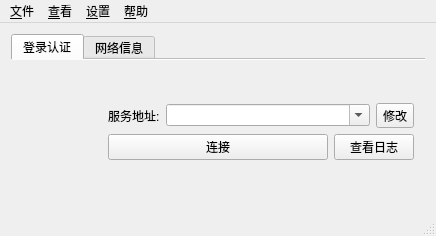
<?xml version="1.0" encoding="UTF-8"?>
<ui version="4.0">
 <class>MainWindow</class>
 <widget class="QMainWindow" name="MainWindow">
  <property name="windowModality">
   <enum>Qt::NonModal</enum>
  </property>
  <property name="geometry">
   <rect>
    <x>0</x>
    <y>0</y>
    <width>436</width>
    <height>236</height>
   </rect>
  </property>
  <property name="sizePolicy">
   <sizepolicy hsizetype="Preferred" vsizetype="Preferred">
    <horstretch>0</horstretch>
    <verstretch>0</verstretch>
   </sizepolicy>
  </property>
  <property name="minimumSize">
   <size>
    <width>436</width>
    <height>236</height>
   </size>
  </property>
  <property name="maximumSize">
   <size>
    <width>436</width>
    <height>236</height>
   </size>
  </property>
  <property name="windowIcon">
   <iconset resource="../openconnect-gui.qrc">
    <normaloff>:/Resources/mono_lock.png</normaloff>:/Resources/mono_lock.png</iconset>
  </property>
  <property name="autoFillBackground">
   <bool>false</bool>
  </property>
  <widget class="QWidget" name="centralWidget">
   <property name="sizePolicy">
    <sizepolicy hsizetype="MinimumExpanding" vsizetype="MinimumExpanding">
     <horstretch>0</horstretch>
     <verstretch>0</verstretch>
    </sizepolicy>
   </property>
   <layout class="QHBoxLayout" name="horizontalLayout">
    <item>
     <widget class="QTabWidget" name="tabWidget">
      <property name="autoFillBackground">
       <bool>false</bool>
      </property>
      <property name="tabPosition">
       <enum>QTabWidget::North</enum>
      </property>
      <property name="tabShape">
       <enum>QTabWidget::Rounded</enum>
      </property>
      <property name="currentIndex">
       <number>0</number>
      </property>
      <property name="documentMode">
       <bool>true</bool>
      </property>
      <property name="tabsClosable">
       <bool>false</bool>
      </property>
      <property name="movable">
       <bool>false</bool>
      </property>
      <widget class="QWidget" name="tabWidget_main">
       <property name="accessibleName">
        <string/>
       </property>
       <attribute name="title">
        <string>登录认证</string>
       </attribute>
       <layout class="QGridLayout" name="gridLayout_2">
        <item row="0" column="0">
         <layout class="QHBoxLayout" name="horizontalLayout_4" stretch="1,3">
          <item>
           <layout class="QVBoxLayout" name="verticalLayout_2">
            <property name="spacing">
             <number>0</number>
            </property>
            <item>
             <widget class="QLabel" name="iconLabel">
              <property name="maximumSize">
               <size>
                <width>80</width>
                <height>80</height>
               </size>
              </property>
              <property name="scaledContents">
               <bool>true</bool>
              </property>
             </widget>
            </item>
           </layout>
          </item>
          <item>
           <layout class="QVBoxLayout" name="verticalLayout">
            <item>
             <layout class="QHBoxLayout" name="horizontalLayout_Profiles" stretch="0,4,0">
              <item>
               <widget class="QLabel" name="serverLabel">
                <property name="text">
                 <string>服务地址:</string>
                </property>
               </widget>
              </item>
              <item>
               <widget class="QComboBox" name="serverList">
                <property name="editable">
                 <bool>true</bool>
                </property>
               </widget>
              </item>
              <item>
               <widget class="QToolButton" name="serverListControl">
                <property name="whatsThis">
                 <string>修改</string>
                </property>
                <property name="text">
                 <string>修改</string>
                </property>
                <property name="icon">
                 <iconset resource="../openconnect-gui.qrc">
                  <normaloff>:/images/profiles.png</normaloff>:/images/profiles.png</iconset>
                </property>
                <property name="popupMode">
                 <enum>QToolButton::InstantPopup</enum>
                </property>
               </widget>
              </item>
             </layout>
            </item>
            <item>
             <layout class="QHBoxLayout" name="horizontalLayout_Buttons" stretch="4,0">
              <item>
               <widget class="QPushButton" name="connectionButton">
                <property name="text">
                 <string>连接</string>
                </property>
                <property name="icon">
                 <iconset resource="../openconnect-gui.qrc">
                  <normaloff>:/images/network-wired.png</normaloff>:/images/network-wired.png</iconset>
                </property>
               </widget>
              </item>
              <item>
               <widget class="QPushButton" name="viewLogButton">
                <property name="text">
                 <string>查看日志</string>
                </property>
                <property name="icon">
                 <iconset resource="../openconnect-gui.qrc">
                  <normaloff>:/images/edit-find.png</normaloff>:/images/edit-find.png</iconset>
                </property>
               </widget>
              </item>
             </layout>
            </item>
           </layout>
          </item>
         </layout>
        </item>
       </layout>
      </widget>
      <widget class="QWidget" name="tabWidget_vpnInfo">
       <attribute name="title">
        <string>网络信息</string>
       </attribute>
       <layout class="QVBoxLayout" name="verticalLayout_3">
        <item>
         <layout class="QFormLayout" name="formLayout">
          <property name="fieldGrowthPolicy">
           <enum>QFormLayout::ExpandingFieldsGrow</enum>
          </property>
          <property name="formAlignment">
           <set>Qt::AlignJustify|Qt::AlignTop</set>
          </property>
          <item row="0" column="0">
           <widget class="QLabel" name="ipV4LabelText">
            <property name="text">
             <string>IPv4:</string>
            </property>
           </widget>
          </item>
          <item row="0" column="1">
           <widget class="QLabel" name="ipV4Label">
            <property name="alignment">
             <set>Qt::AlignLeading|Qt::AlignLeft|Qt::AlignVCenter</set>
            </property>
            <property name="textInteractionFlags">
             <set>Qt::LinksAccessibleByMouse|Qt::TextSelectableByMouse</set>
            </property>
           </widget>
          </item>
          <item row="1" column="0">
           <widget class="QLabel" name="ipV6LabelText">
            <property name="text">
             <string>IPv6:</string>
            </property>
           </widget>
          </item>
          <item row="1" column="1">
           <widget class="QLabel" name="ipV6Label">
            <property name="alignment">
             <set>Qt::AlignLeading|Qt::AlignLeft|Qt::AlignVCenter</set>
            </property>
            <property name="textInteractionFlags">
             <set>Qt::LinksAccessibleByMouse|Qt::TextSelectableByMouse</set>
            </property>
           </widget>
          </item>
          <item row="2" column="0">
           <widget class="QLabel" name="dnsLabelText">
            <property name="text">
             <string>DNS:</string>
            </property>
           </widget>
          </item>
          <item row="2" column="1">
           <widget class="QLabel" name="dnsLabel">
            <property name="alignment">
             <set>Qt::AlignLeading|Qt::AlignLeft|Qt::AlignVCenter</set>
            </property>
            <property name="textInteractionFlags">
             <set>Qt::LinksAccessibleByMouse|Qt::TextSelectableByMouse</set>
            </property>
           </widget>
          </item>
          <item row="3" column="0">
           <widget class="QLabel" name="cipherCSTPLabelText">
            <property name="text">
             <string>加密算法:</string>
            </property>
           </widget>
          </item>
          <item row="3" column="1">
           <widget class="QLabel" name="cipherCSTPLabel">
            <property name="alignment">
             <set>Qt::AlignLeading|Qt::AlignLeft|Qt::AlignVCenter</set>
            </property>
           </widget>
          </item>
          <item row="4" column="0">
           <widget class="QLabel" name="cipherDTLSLabelText">
            <property name="text">
             <string>DTLS加密:</string>
            </property>
           </widget>
          </item>
          <item row="4" column="1">
           <widget class="QLabel" name="cipherDTLSLabel">
            <property name="alignment">
             <set>Qt::AlignLeading|Qt::AlignLeft|Qt::AlignVCenter</set>
            </property>
           </widget>
          </item>
          <item row="5" column="0">
           <widget class="QLabel" name="downloadLabelText">
            <property name="text">
             <string>下行流量:</string>
            </property>
           </widget>
          </item>
          <item row="6" column="0">
           <widget class="QLabel" name="uploadLaberText">
            <property name="text">
             <string>上行流量:</string>
            </property>
           </widget>
          </item>
          <item row="5" column="1">
           <widget class="QLabel" name="downloadLabel">
            <property name="alignment">
             <set>Qt::AlignLeading|Qt::AlignLeft|Qt::AlignVCenter</set>
            </property>
            <property name="textInteractionFlags">
             <set>Qt::LinksAccessibleByMouse|Qt::TextSelectableByMouse</set>
            </property>
           </widget>
          </item>
          <item row="6" column="1">
           <widget class="QLabel" name="uploadLabel">
            <property name="alignment">
             <set>Qt::AlignLeading|Qt::AlignLeft|Qt::AlignVCenter</set>
            </property>
            <property name="textInteractionFlags">
             <set>Qt::LinksAccessibleByMouse|Qt::TextSelectableByMouse</set>
            </property>
           </widget>
          </item>
         </layout>
        </item>
       </layout>
      </widget>
     </widget>
    </item>
   </layout>
  </widget>
  <widget class="QStatusBar" name="statusBar"/>
  <widget class="QMenuBar" name="menuBar">
   <property name="geometry">
    <rect>
     <x>0</x>
     <y>0</y>
     <width>436</width>
     <height>23</height>
    </rect>
   </property>
   <widget class="QMenu" name="menuFile">
    <property name="title">
     <string>&amp;文件</string>
    </property>
    <widget class="QMenu" name="menuProfiles">
     <property name="title">
      <string>&amp;配置</string>
     </property>
     <addaction name="actionNewProfile"/>
     <addaction name="actionNewProfileAdvanced"/>
     <addaction name="actionEditSelectedProfile"/>
     <addaction name="actionRemoveSelectedProfile"/>
    </widget>
    <addaction name="menuProfiles"/>
    <addaction name="separator"/>
    <addaction name="actionQuit"/>
   </widget>
   <widget class="QMenu" name="menuHelp">
    <property name="title">
     <string>&amp;帮助</string>
    </property>
    <addaction name="actionWebSite"/>
    <addaction name="actionReport_an_issue"/>
    <addaction name="actionLicense"/>
    <addaction name="separator"/>
    <addaction name="actionCheckForUpdates"/>
    <addaction name="separator"/>
    <addaction name="actionAbout"/>
   </widget>
   <widget class="QMenu" name="menuView">
    <property name="title">
     <string>&amp;查看</string>
    </property>
    <addaction name="actionLogWindow"/>
   </widget>
   <widget class="QMenu" name="menuSettings">
    <property name="title">
     <string>&amp;设置</string>
    </property>
    <widget class="QMenu" name="menuLog_Level">
     <property name="title">
      <string>日志级别</string>
     </property>
     <addaction name="actionError"/>
     <addaction name="actionInfo"/>
     <addaction name="actionDebug"/>
     <addaction name="actionTrace"/>
    </widget>
    <addaction name="actionMinimizeToTheNotificationArea"/>
    <addaction name="actionMinimizeTheApplicationInsteadOfClosing"/>
    <addaction name="separator"/>
    <addaction name="actionStartMinimized"/>
    <addaction name="separator"/>
    <addaction name="actionSingleInstanceMode"/>
    <addaction name="menuLog_Level"/>
   </widget>
   <addaction name="menuFile"/>
   <addaction name="menuView"/>
   <addaction name="menuSettings"/>
   <addaction name="menuHelp"/>
  </widget>
  <action name="actionQuit">
   <property name="text">
    <string>&amp;退出</string>
   </property>
   <property name="shortcut">
    <string>Ctrl+Q</string>
   </property>
  </action>
  <action name="actionCheckForUpdates">
   <property name="text">
    <string>检查 &amp;更新</string>
   </property>
  </action>
  <action name="actionAbout">
   <property name="text">
    <string>&amp;关于</string>
   </property>
   <property name="statusTip">
    <string>查看应用简介</string>
   </property>
  </action>
  <action name="actionMinimize">
   <property name="text">
    <string>最小化</string>
   </property>
   <property name="toolTip">
    <string>最小化</string>
   </property>
  </action>
  <action name="actionRestore">
   <property name="text">
    <string>&amp;还原</string>
   </property>
   <property name="toolTip">
    <string>还原</string>
   </property>
  </action>
  <action name="actionNewProfile">
   <property name="icon">
    <iconset resource="../openconnect-gui.qrc">
     <normaloff>:/images/text-new.png</normaloff>:/images/text-new.png</iconset>
   </property>
   <property name="text">
    <string>&amp;新增配置</string>
   </property>
   <property name="toolTip">
    <string>新增配置</string>
   </property>
   <property name="shortcut">
    <string>Ctrl+N</string>
   </property>
  </action>
  <action name="actionEditSelectedProfile">
   <property name="icon">
    <iconset resource="../openconnect-gui.qrc">
     <normaloff>:/images/text-editor.png</normaloff>:/images/text-editor.png</iconset>
   </property>
   <property name="text">
    <string>&amp;编辑配置</string>
   </property>
   <property name="shortcut">
    <string>Ctrl+E</string>
   </property>
  </action>
  <action name="actionRemoveSelectedProfile">
   <property name="icon">
    <iconset resource="../openconnect-gui.qrc">
     <normaloff>:/images/trashcan.png</normaloff>:/images/trashcan.png</iconset>
   </property>
   <property name="text">
    <string>&amp;移除配置</string>
   </property>
   <property name="shortcut">
    <string>Ctrl+R</string>
   </property>
  </action>
  <action name="actionLogWindow">
   <property name="icon">
    <iconset resource="../openconnect-gui.qrc">
     <normaloff>:/images/edit-find.png</normaloff>:/images/edit-find.png</iconset>
   </property>
   <property name="text">
    <string>&amp;登录界面</string>
   </property>
   <property name="toolTip">
    <string>查看日志</string>
   </property>
   <property name="shortcut">
    <string>Ctrl+L</string>
   </property>
  </action>
  <action name="actionMinimizeToTheNotificationArea">
   <property name="checkable">
    <bool>true</bool>
   </property>
   <property name="text">
    <string>最小化到通知栏</string>
   </property>
  </action>
  <action name="actionMinimizeTheApplicationInsteadOfClosing">
   <property name="checkable">
    <bool>true</bool>
   </property>
   <property name="text">
    <string>关闭时仅最小化</string>
   </property>
  </action>
  <action name="actionStartMinimized">
   <property name="checkable">
    <bool>true</bool>
   </property>
   <property name="text">
    <string>启动时最小化</string>
   </property>
  </action>
  <action name="actionWebSite">
   <property name="text">
    <string>官方站点</string>
   </property>
   <property name="statusTip">
    <string>打开官网站点</string>
   </property>
  </action>
  <action name="actionLicense">
   <property name="text">
    <string>许可信息</string>
   </property>
   <property name="statusTip">
    <string>许可证与版本信息</string>
   </property>
  </action>
  <action name="actionSingleInstanceMode">
   <property name="checkable">
    <bool>true</bool>
   </property>
   <property name="enabled">
    <bool>false</bool>
   </property>
   <property name="text">
    <string>单实例模式</string>
   </property>
  </action>
  <action name="actionNewProfileAdvanced">
   <property name="icon">
    <iconset resource="../openconnect-gui.qrc">
     <normaloff>:/images/text-new.png</normaloff>:/images/text-new.png</iconset>
   </property>
   <property name="text">
    <string>新建配置 (&amp;高级)</string>
   </property>
   <property name="toolTip">
    <string>新建配置文件（高级设置）</string>
   </property>
   <property name="shortcut">
    <string>Ctrl+Shift+N</string>
   </property>
  </action>
  <action name="actionReport_an_issue">
   <property name="text">
    <string>报告问题</string>
   </property>
  </action>
  <actiongroup name="LogLevelGroup">
   <action name="actionError">
    <property name="checkable">
     <bool>true</bool>
    </property>
    <property name="text">
     <string>错误</string>
    </property>
   </action>
   <action name="actionInfo">
    <property name="checkable">
     <bool>true</bool>
    </property>
    <property name="text">
     <string>信息</string>
    </property>
   </action>
   <action name="actionDebug">
    <property name="checkable">
     <bool>true</bool>
    </property>
    <property name="text">
     <string>调试</string>
    </property>
   </action>
   <action name="actionTrace">
    <property name="checkable">
     <bool>true</bool>
    </property>
    <property name="text">
     <string>追踪</string>
    </property>
   </action>
  </actiongroup>
 </widget>
 <layoutdefault spacing="6" margin="11"/>
 <resources>
  <include location="../openconnect-gui.qrc"/>
 </resources>
 <connections>
  <connection>
   <sender>actionMinimize</sender>
   <signal>triggered()</signal>
   <receiver>MainWindow</receiver>
   <slot>showMinimized()</slot>
   <hints>
    <hint type="sourcelabel">
     <x>-1</x>
     <y>-1</y>
    </hint>
    <hint type="destinationlabel">
     <x>217</x>
     <y>117</y>
    </hint>
   </hints>
  </connection>
  <connection>
   <sender>actionRestore</sender>
   <signal>triggered()</signal>
   <receiver>MainWindow</receiver>
   <slot>showNormal()</slot>
   <hints>
    <hint type="sourcelabel">
     <x>-1</x>
     <y>-1</y>
    </hint>
    <hint type="destinationlabel">
     <x>217</x>
     <y>117</y>
    </hint>
   </hints>
  </connection>
  <connection>
   <sender>actionLogWindow</sender>
   <signal>triggered()</signal>
   <receiver>viewLogButton</receiver>
   <slot>click()</slot>
   <hints>
    <hint type="sourcelabel">
     <x>-1</x>
     <y>-1</y>
    </hint>
    <hint type="destinationlabel">
     <x>366</x>
     <y>163</y>
    </hint>
   </hints>
  </connection>
 </connections>
 <slots>
  <slot>on_connectClicked()</slot>
 </slots>
</ui>
